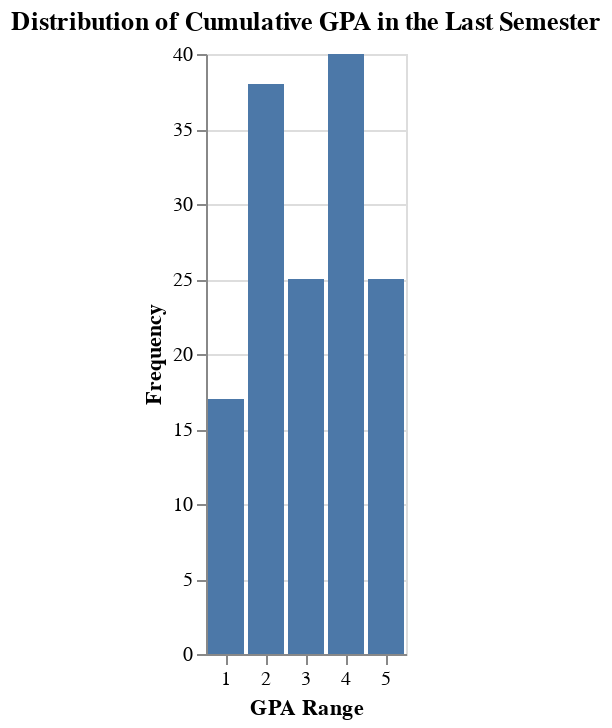

Notebook code cell kept with this figure:
### Markdown cell above
## 2. Using visuals to analyze the data

### Code cell
import altair as alt
df['GPA_numeric'] = df['29']
hist = alt.Chart(df).mark_bar().encode(
    x=alt.X('GPA_numeric:O', axis=alt.Axis(title='GPA Range')),
    y=alt.Y('count():Q', axis=alt.Axis(title='Frequency'))
).properties(
    title='Distribution of Cumulative GPA in the Last Semester'
)
hist = hist.configure_axisX(labelAngle=0) 
hist

### Figure 1 — Vega-Lite specification as saved in the notebook (floating-point values rounded to 4 significant figures; data arrays with more than 128 entries replaced by an {"elided": "..."} marker saying what was removed)
{"config": {"view": {"continuousWidth": 400, "continuousHeight": 300}, "axisX": {"labelAngle": 0}}, "data": {"name": "data-c20add654886eca436c41f35d2637cb4"}, "mark": "bar", "encoding": {"x": {"axis": {"title": "GPA Range"}, "field": "GPA_numeric", "type": "ordinal"}, "y": {"aggregate": "count", "axis": {"title": "Frequency"}, "type": "quantitative"}}, "title": "Distribution of Cumulative GPA in the Last Semester", "$schema": "https://vega.github.io/schema/vega-lite/v4.17.0.json", "datasets": {"data-c20add654886eca436c41f35d2637cb4": {"elided": "145 records"}}}
